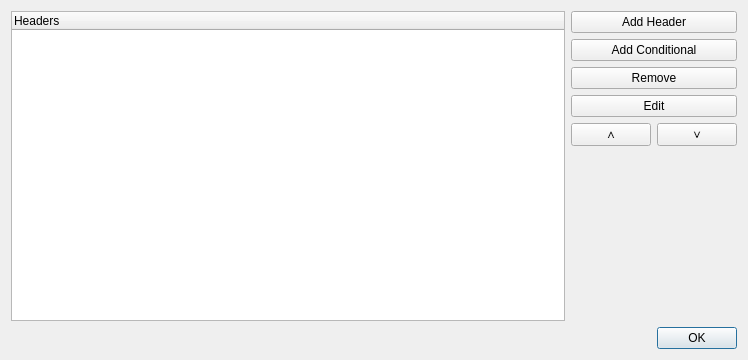
<?xml version="1.0" encoding="UTF-8"?>
<ui version="4.0">
 <class>HeaderEditorDialog</class>
 <widget class="QDialog" name="HeaderEditorDialog">
  <property name="geometry">
   <rect>
    <x>0</x>
    <y>0</y>
    <width>748</width>
    <height>360</height>
   </rect>
  </property>
  <property name="windowTitle">
   <string>Header &amp; Conditional Editor</string>
  </property>
  <layout class="QVBoxLayout" name="verticalLayout_2">
   <item>
    <layout class="QHBoxLayout" name="horizontalLayout_2">
     <item>
      <widget class="QTreeWidget" name="treeWidgetHeaders">
       <property name="animated">
        <bool>true</bool>
       </property>
       <property name="headerHidden">
        <bool>false</bool>
       </property>
       <property name="columnCount">
        <number>1</number>
       </property>
       <column>
        <property name="text">
         <string>Headers</string>
        </property>
       </column>
      </widget>
     </item>
     <item>
      <layout class="QVBoxLayout" name="verticalLayout">
       <item>
        <widget class="QPushButton" name="pushButtonAddHeader">
         <property name="text">
          <string>Add Header</string>
         </property>
        </widget>
       </item>
       <item>
        <widget class="QPushButton" name="pushButtonAddConditional">
         <property name="text">
          <string>Add Conditional</string>
         </property>
        </widget>
       </item>
       <item>
        <widget class="QPushButton" name="pushButtonRemove">
         <property name="text">
          <string>Remove</string>
         </property>
        </widget>
       </item>
       <item>
        <widget class="QPushButton" name="pushButtonEdit">
         <property name="text">
          <string>Edit</string>
         </property>
        </widget>
       </item>
       <item>
        <layout class="QHBoxLayout" name="horizontalLayout">
         <item>
          <widget class="QPushButton" name="pushButtonUp">
           <property name="text">
            <string>∧</string>
           </property>
          </widget>
         </item>
         <item>
          <widget class="QPushButton" name="pushButtonDown">
           <property name="text">
            <string>∨</string>
           </property>
          </widget>
         </item>
        </layout>
       </item>
       <item>
        <spacer name="verticalSpacer">
         <property name="orientation">
          <enum>Qt::Vertical</enum>
         </property>
         <property name="sizeHint" stdset="0">
          <size>
           <width>20</width>
           <height>40</height>
          </size>
         </property>
        </spacer>
       </item>
      </layout>
     </item>
    </layout>
   </item>
   <item>
    <widget class="QDialogButtonBox" name="buttonBox">
     <property name="orientation">
      <enum>Qt::Horizontal</enum>
     </property>
     <property name="standardButtons">
      <set>QDialogButtonBox::Ok</set>
     </property>
    </widget>
   </item>
  </layout>
 </widget>
 <resources/>
 <connections>
  <connection>
   <sender>buttonBox</sender>
   <signal>accepted()</signal>
   <receiver>HeaderEditorDialog</receiver>
   <slot>accept()</slot>
   <hints>
    <hint type="sourcelabel">
     <x>257</x>
     <y>350</y>
    </hint>
    <hint type="destinationlabel">
     <x>157</x>
     <y>274</y>
    </hint>
   </hints>
  </connection>
  <connection>
   <sender>buttonBox</sender>
   <signal>rejected()</signal>
   <receiver>HeaderEditorDialog</receiver>
   <slot>reject()</slot>
   <hints>
    <hint type="sourcelabel">
     <x>325</x>
     <y>350</y>
    </hint>
    <hint type="destinationlabel">
     <x>286</x>
     <y>274</y>
    </hint>
   </hints>
  </connection>
 </connections>
</ui>
